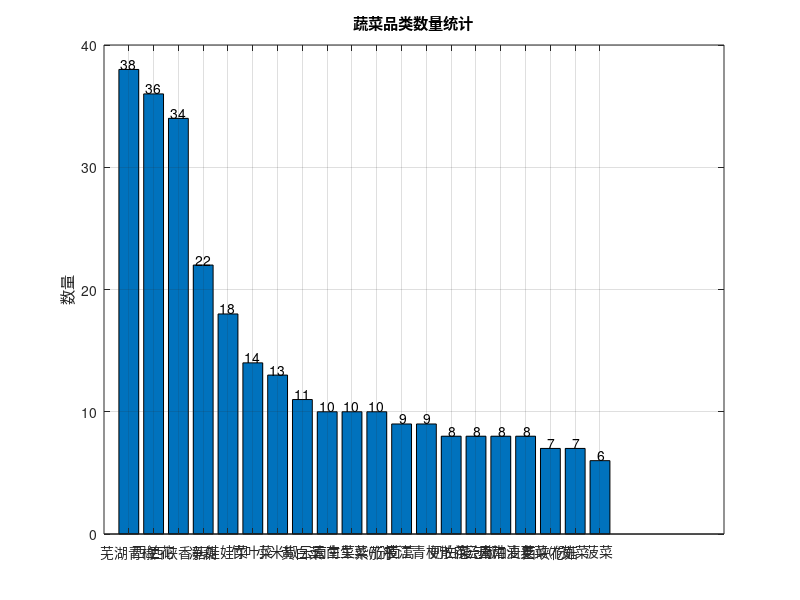

The MATLAB source for this figure:
%数据提取和整理
data={
    '芜湖青椒',38;
    '西兰花',36;
    '西峡香菇',34;
    '净藕',22;
    '娃娃菜',18;
    '竹叶菜',14;
    '小米椒',13;
    '黄白菜',11;
    '云南生菜',10;
    '云南生菜(份)',10;
    '紫茄子',10;
    '茴蒿',9;
    '枝江青梗散花',9;
    '奶白菜',8;
    '泡泡椒',8;
    '云南油麦菜',8;
    '云南油麦菜(份)',8;
    '西峡花菇',7;
    '苋菜',7;
    '菠菜',6
};
%分离品类和数量
categories=data(:,1);
values=cell2mat(data(:,2));
%创建条形图
figure('Position',[100,100,1200,600])
bar(values)
set(gca,'XTick',1:length(categories),'XTickLabel',categories)
xtickangle(45)
ylabel('数量')
title('蔬菜品类数量统计')
%添加数值标签
text(1:length(values),values,num2str(values),...
    'HorizontalAlignment','center',...
    'VerticalAlignment','bottom')
%调整布局
set(gcf,'Color','w')
set(gca,'FontSize',10)
grid on
